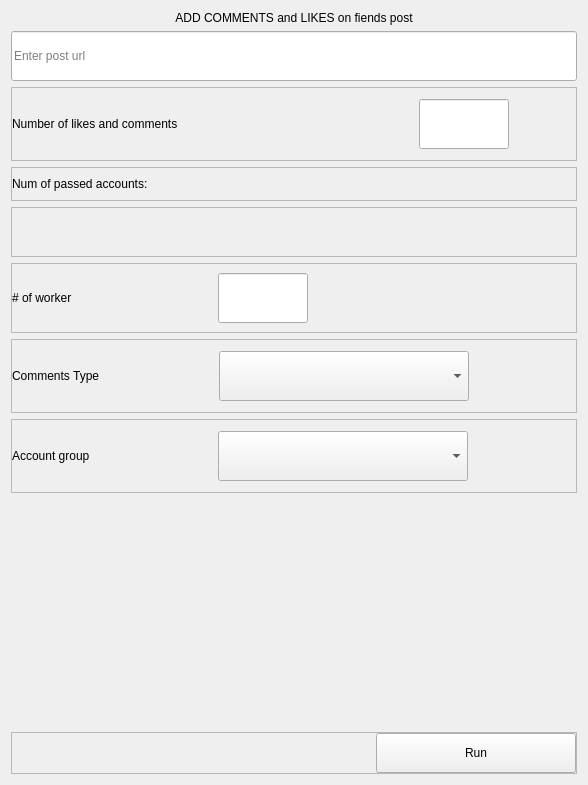
              <widget class="QWidget" name="acc_groups_likes_comments_frame">
               <layout class="QVBoxLayout" name="verticalLayout_8">
                <item>
                 <widget class="QLabel" name="label_28">
                  <property name="text">
                   <string>ADD COMMENTS and LIKES on fiends post</string>
                  </property>
                  <property name="alignment">
                   <set>Qt::AlignCenter</set>
                  </property>
                 </widget>
                </item>
                <item>
                 <widget class="QLineEdit" name="post_url_txt5">
                  <property name="minimumSize">
                   <size>
                    <width>500</width>
                    <height>50</height>
                   </size>
                  </property>
                  <property name="placeholderText">
                   <string>Enter post url</string>
                  </property>
                 </widget>
                </item>
                <item>
                 <widget class="QFrame" name="frame_34">
                  <property name="frameShape">
                   <enum>QFrame::StyledPanel</enum>
                  </property>
                  <property name="frameShadow">
                   <enum>QFrame::Raised</enum>
                  </property>
                  <layout class="QHBoxLayout" name="horizontalLayout_32">
                   <property name="spacing">
                    <number>7</number>
                   </property>
                   <property name="leftMargin">
                    <number>0</number>
                   </property>
                   <property name="topMargin">
                    <number>11</number>
                   </property>
                   <property name="rightMargin">
                    <number>0</number>
                   </property>
                   <property name="bottomMargin">
                    <number>11</number>
                   </property>
                   <item>
                    <widget class="QLabel" name="label_30">
                     <property name="minimumSize">
                      <size>
                       <width>400</width>
                       <height>50</height>
                      </size>
                     </property>
                     <property name="text">
                      <string>Number of likes and comments</string>
                     </property>
                    </widget>
                   </item>
                   <item>
                    <widget class="QLineEdit" name="num_of_likes_comms_txt">
                     <property name="minimumSize">
                      <size>
                       <width>90</width>
                       <height>50</height>
                      </size>
                     </property>
                     <property name="maximumSize">
                      <size>
                       <width>90</width>
                       <height>16777215</height>
                      </size>
                     </property>
                    </widget>
                   </item>
                   <item>
                    <spacer name="horizontalSpacer_16">
                     <property name="orientation">
                      <enum>Qt::Horizontal</enum>
                     </property>
                     <property name="sizeHint" stdset="0">
                      <size>
                       <width>40</width>
                       <height>20</height>
                      </size>
                     </property>
                    </spacer>
                   </item>
                  </layout>
                 </widget>
                </item>
                <item>
                 <widget class="QFrame" name="frame_24">
                  <property name="frameShape">
                   <enum>QFrame::StyledPanel</enum>
                  </property>
                  <property name="frameShadow">
                   <enum>QFrame::Raised</enum>
                  </property>
                  <layout class="QHBoxLayout" name="horizontalLayout_20">
                   <property name="leftMargin">
                    <number>0</number>
                   </property>
                   <property name="rightMargin">
                    <number>0</number>
                   </property>
                   <item>
                    <widget class="QLabel" name="label_24">
                     <property name="text">
                      <string>Num of passed accounts:</string>
                     </property>
                    </widget>
                   </item>
                   <item>
                    <widget class="QLabel" name="groups_likes_comments_counter_lbl">
                     <property name="text">
                      <string/>
                     </property>
                    </widget>
                   </item>
                  </layout>
                 </widget>
                </item>
                <item>
                 <widget class="QFrame" name="frame_36">
                  <property name="minimumSize">
                   <size>
                    <width>0</width>
                    <height>50</height>
                   </size>
                  </property>
                  <property name="frameShape">
                   <enum>QFrame::StyledPanel</enum>
                  </property>
                  <property name="frameShadow">
                   <enum>QFrame::Raised</enum>
                  </property>
                  <layout class="QHBoxLayout" name="horizontalLayout_34">
                   <property name="leftMargin">
                    <number>0</number>
                   </property>
                   <property name="rightMargin">
                    <number>0</number>
                   </property>
                   <item>
                    <widget class="QLabel" name="run_error_lbl5">
                     <property name="text">
                      <string/>
                     </property>
                    </widget>
                   </item>
                  </layout>
                 </widget>
                </item>
                <item>
                 <widget class="QFrame" name="frame_33">
                  <property name="frameShape">
                   <enum>QFrame::StyledPanel</enum>
                  </property>
                  <property name="frameShadow">
                   <enum>QFrame::Raised</enum>
                  </property>
                  <layout class="QHBoxLayout" name="horizontalLayout_31">
                   <property name="leftMargin">
                    <number>0</number>
                   </property>
                   <property name="rightMargin">
                    <number>0</number>
                   </property>
                   <item>
                    <widget class="QLabel" name="label_29">
                     <property name="minimumSize">
                      <size>
                       <width>200</width>
                       <height>50</height>
                      </size>
                     </property>
                     <property name="text">
                      <string># of worker</string>
                     </property>
                    </widget>
                   </item>
                   <item>
                    <widget class="QLineEdit" name="num_of_workers_txt5">
                     <property name="minimumSize">
                      <size>
                       <width>90</width>
                       <height>50</height>
                      </size>
                     </property>
                     <property name="maximumSize">
                      <size>
                       <width>90</width>
                       <height>16777215</height>
                      </size>
                     </property>
                    </widget>
                   </item>
                   <item>
                    <spacer name="horizontalSpacer_15">
                     <property name="orientation">
                      <enum>Qt::Horizontal</enum>
                     </property>
                     <property name="sizeHint" stdset="0">
                      <size>
                       <width>40</width>
                       <height>20</height>
                      </size>
                     </property>
                    </spacer>
                   </item>
                  </layout>
                 </widget>
                </item>
                <item>
                 <widget class="QFrame" name="frame_39">
                  <property name="frameShape">
                   <enum>QFrame::StyledPanel</enum>
                  </property>
                  <property name="frameShadow">
                   <enum>QFrame::Raised</enum>
                  </property>
                  <layout class="QHBoxLayout" name="horizontalLayout_37">
                   <property name="spacing">
                    <number>7</number>
                   </property>
                   <property name="leftMargin">
                    <number>0</number>
                   </property>
                   <property name="topMargin">
                    <number>11</number>
                   </property>
                   <property name="rightMargin">
                    <number>0</number>
                   </property>
                   <property name="bottomMargin">
                    <number>11</number>
                   </property>
                   <item>
                    <widget class="QLabel" name="label_34">
                     <property name="minimumSize">
                      <size>
                       <width>200</width>
                       <height>50</height>
                      </size>
                     </property>
                     <property name="text">
                      <string>Comments Type</string>
                     </property>
                    </widget>
                   </item>
                   <item>
                    <widget class="QComboBox" name="comments_type_comboBox3">
                     <property name="minimumSize">
                      <size>
                       <width>250</width>
                       <height>50</height>
                      </size>
                     </property>
                    </widget>
                   </item>
                   <item>
                    <spacer name="horizontalSpacer_19">
                     <property name="orientation">
                      <enum>Qt::Horizontal</enum>
                     </property>
                     <property name="sizeHint" stdset="0">
                      <size>
                       <width>40</width>
                       <height>20</height>
                      </size>
                     </property>
                    </spacer>
                   </item>
                  </layout>
                 </widget>
                </item>
                <item>
                 <widget class="QFrame" name="frame_35">
                  <property name="frameShape">
                   <enum>QFrame::StyledPanel</enum>
                  </property>
                  <property name="frameShadow">
                   <enum>QFrame::Raised</enum>
                  </property>
                  <layout class="QHBoxLayout" name="horizontalLayout_33">
                   <property name="leftMargin">
                    <number>0</number>
                   </property>
                   <property name="topMargin">
                    <number>11</number>
                   </property>
                   <property name="rightMargin">
                    <number>0</number>
                   </property>
                   <property name="bottomMargin">
                    <number>11</number>
                   </property>
                   <item>
                    <widget class="QLabel" name="label_32">
                     <property name="minimumSize">
                      <size>
                       <width>200</width>
                       <height>50</height>
                      </size>
                     </property>
                     <property name="text">
                      <string>Account group</string>
                     </property>
                    </widget>
                   </item>
                   <item>
                    <widget class="QComboBox" name="groups_comboBox2">
                     <property name="minimumSize">
                      <size>
                       <width>250</width>
                       <height>50</height>
                      </size>
                     </property>
                    </widget>
                   </item>
                   <item>
                    <spacer name="horizontalSpacer_18">
                     <property name="orientation">
                      <enum>Qt::Horizontal</enum>
                     </property>
                     <property name="sizeHint" stdset="0">
                      <size>
                       <width>40</width>
                       <height>20</height>
                      </size>
                     </property>
                    </spacer>
                   </item>
                  </layout>
                 </widget>
                </item>
                <item>
                 <spacer name="verticalSpacer_9">
                  <property name="orientation">
                   <enum>Qt::Vertical</enum>
                  </property>
                  <property name="sizeHint" stdset="0">
                   <size>
                    <width>20</width>
                    <height>233</height>
                   </size>
                  </property>
                 </spacer>
                </item>
                <item>
                 <widget class="QFrame" name="frame_37">
                  <property name="frameShape">
                   <enum>QFrame::StyledPanel</enum>
                  </property>
                  <property name="frameShadow">
                   <enum>QFrame::Raised</enum>
                  </property>
                  <layout class="QHBoxLayout" name="horizontalLayout_35">
                   <property name="spacing">
                    <number>0</number>
                   </property>
                   <property name="leftMargin">
                    <number>0</number>
                   </property>
                   <property name="topMargin">
                    <number>0</number>
                   </property>
                   <property name="rightMargin">
                    <number>0</number>
                   </property>
                   <property name="bottomMargin">
                    <number>0</number>
                   </property>
                   <item>
                    <spacer name="horizontalSpacer_17">
                     <property name="orientation">
                      <enum>Qt::Horizontal</enum>
                     </property>
                     <property name="sizeHint" stdset="0">
                      <size>
                       <width>364</width>
                       <height>20</height>
                      </size>
                     </property>
                    </spacer>
                   </item>
                   <item>
                    <widget class="QPushButton" name="groups_add_likes_comments_run_btn">
                     <property name="minimumSize">
                      <size>
                       <width>200</width>
                       <height>40</height>
                      </size>
                     </property>
                     <property name="text">
                      <string>Run</string>
                     </property>
                    </widget>
                   </item>
                  </layout>
                 </widget>
                </item>
               </layout>
              </widget>
